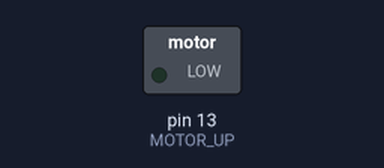
The sketch below on a simulated Arduino Uno, built with avr-gcc and run on an emulated ATmega328P. Shown: switched loads named in the sketch (green lamp = pin HIGH).

Above: at 2.5 s.
At 7.5 s:
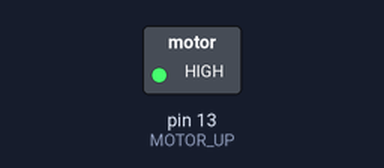
Timing chart, 0 to 13.0 s (numbered marks = the images above):
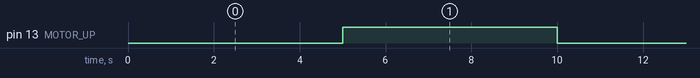

Measured:
- by itself, pin 13 (MOTOR_UP): alternates HIGH for 5.0 s and LOW for 5.0 s

The sketch:

move_motor_Z.ino
```cpp
#define MOTOR_UP    13
#define MOTOR_DOWN  13
void setup() {
  // put your setup code here, to run once:
   pinMode(MOTOR_UP, OUTPUT);
   pinMode(MOTOR_DOWN, OUTPUT);
}

void loop() {

 /*copy the function name here to be in loop */

  //Move_UP_DOWN_FOR_1sec();
  //Move_DOWN_FOR_1sec();
  Move_UP_FOR_1sec();

}

void Move_UP_DOWN_FOR_1sec()
{
  digitalWrite(MOTOR_DOWN, LOW);
  digitalWrite(MOTOR_UP, HIGH);
  delay(50);
  digitalWrite(MOTOR_DOWN, HIGH);
  digitalWrite(MOTOR_UP, HIGH);
  delay(1000);

  digitalWrite(MOTOR_DOWN, HIGH);
  digitalWrite(MOTOR_UP, LOW);
  delay(50);
  digitalWrite(MOTOR_DOWN, HIGH);
  digitalWrite(MOTOR_UP, HIGH);
  delay(1000);
}

void Move_UP_FOR_1sec()
{
  digitalWrite(MOTOR_DOWN, HIGH);
  digitalWrite(MOTOR_UP, LOW);
  delay(5000);
  digitalWrite(MOTOR_DOWN, HIGH);
  digitalWrite(MOTOR_UP, HIGH);
  delay(5000);
}
void Move_DOWN_FOR_1sec()
{
  digitalWrite(MOTOR_DOWN, LOW);
  digitalWrite(MOTOR_UP, HIGH);
  delay(1000);
  digitalWrite(MOTOR_DOWN, HIGH);
  digitalWrite(MOTOR_UP, HIGH);
  delay(5000);

}
```
